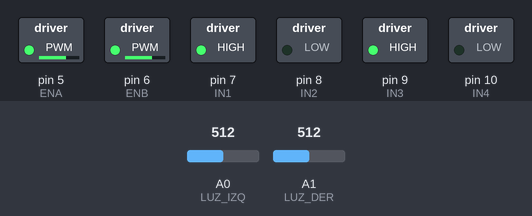
Bench run of a sketch on a simulated Arduino Uno, built with avr-gcc and run on an emulated ATmega328P. On the bench: switched loads named in the sketch (green lamp = pin HIGH). Inputs (shaded band) come from the test bench; at power-on: A0 (LUZ_IZQ) = 512, A1 (LUZ_DER) = 512.

Above: at 1.2 s.
1.3 s: A0 (LUZ_IZQ) set to 537
At 1.9 s:
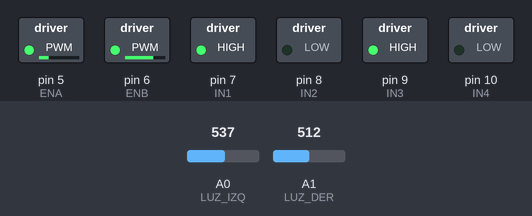
2.8 s: A1 (LUZ_DER) set to 536
At 4.0 s:
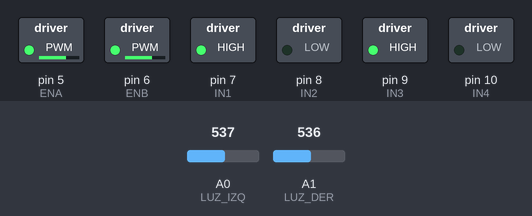
4.3 s: A0 (LUZ_IZQ) set to 511
At 5.3 s:
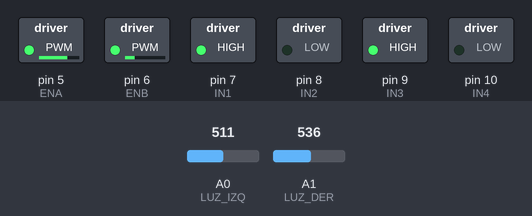
5.8 s: A1 (LUZ_DER) set to 592
7.3 s: A1 (LUZ_DER) set to 612
At 8.5 s:
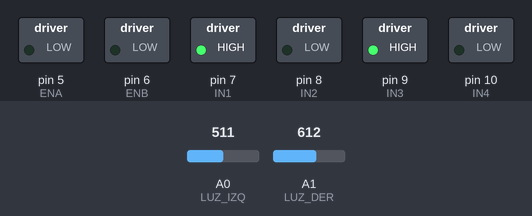
8.8 s: A1 (LUZ_DER) set to 511
At 9.8 s:
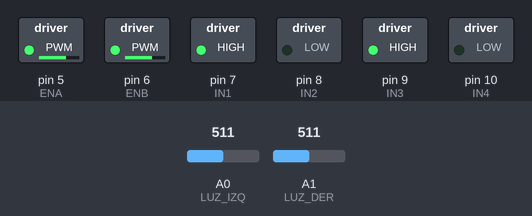
Timing chart, 0 to 11.3 s (numbered marks = the images above; inputs shaded):
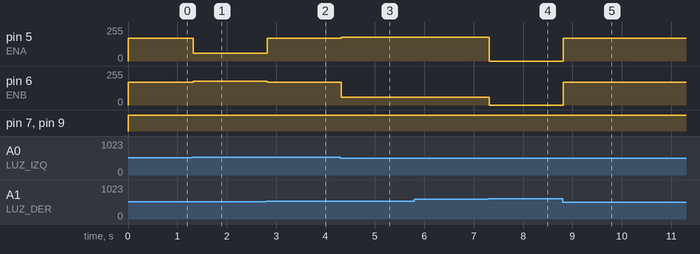

Measured:
- the behaviour switches between 524 and 525 on A0 (LUZ_IZQ) (found by bisection; images 0 and 1)
- the behaviour switches between 524 and 525 on A1 (LUZ_DER) (found by bisection; images 1 and 2)
- the behaviour switches between 600 and 601 on A1 (LUZ_DER) (found by bisection; images 3 and 4)
- after the input at 1.3 s, pin 5 (ENA): 170/255 → 60/255 at once; pin 6 (ENB): 170/255 → 180/255 at once
- after the input at 2.8 s, pin 5 (ENA): 60/255 → 170/255 at once; pin 6 (ENB): 180/255 → 170/255 at once
- after the input at 4.3 s, pin 5 (ENA): 170/255 → 180/255 at once; pin 6 (ENB): 170/255 → 60/255 at once
- after the input at 5.8 s, every drawn part: stays the same
- after the input at 7.3 s, pin 5 (ENA): 180/255 → 0/255 at once; pin 6 (ENB): 60/255 → 0/255 at once
- after the input at 8.8 s, pin 5 (ENA), pin 6 (ENB): 0/255 → 170/255 at once

The sketch:

sigueluz.ino
```cpp
// Seguidor de luz: va hacia la linterna.
// Tiene dos sensores de luz (LDR), uno mirando a cada lado.
// analogRead da un número de 0 a 1023: más luz, número más alto.
// Si el izquierdo recibe más luz, la linterna está a la izquierda: gira hacia allá.

const int LUZ_IZQ = A0;
const int LUZ_DER = A1;

const int ENA = 5, IN1 = 7, IN2 = 8;   // motores del lado izquierdo
const int ENB = 6, IN3 = 9, IN4 = 10;   // motores del lado derecho

// Velocidad de cada lado: de -255 (atrás) a 255 (adelante)
void motores(int izq, int der) {
  izq = constrain(izq, -255, 255);
  der = constrain(der, -255, 255);
  digitalWrite(IN1, izq >= 0 ? HIGH : LOW);
  digitalWrite(IN2, izq >= 0 ? LOW : HIGH);
  analogWrite(ENA, abs(izq));
  digitalWrite(IN3, der >= 0 ? HIGH : LOW);
  digitalWrite(IN4, der >= 0 ? LOW : HIGH);
  analogWrite(ENB, abs(der));
}

const int OSCURO = 95;    // menos que esto: no ve la linterna
const int CERCA = 600;    // más que esto: ya llegó
const int MARGEN = 12;    // diferencia mínima para girar

void setup() {
  pinMode(ENA, OUTPUT); pinMode(IN1, OUTPUT); pinMode(IN2, OUTPUT);
  pinMode(ENB, OUTPUT); pinMode(IN3, OUTPUT); pinMode(IN4, OUTPUT);
  Serial.begin(9600);
}

void loop() {
  int izq = analogRead(LUZ_IZQ);
  int der = analogRead(LUZ_DER);

  if (izq < OSCURO && der < OSCURO) {
    motores(130, -130);          // no la ve: gira buscándola
  } else if (izq > CERCA || der > CERCA) {
    motores(0, 0);               // llegó a la luz
  } else if (izq > der + MARGEN) {
    motores(60, 180);            // la luz está a la izquierda
  } else if (der > izq + MARGEN) {
    motores(180, 60);            // la luz está a la derecha
  } else {
    motores(170, 170);           // la tiene de frente
  }
  delay(20);
}
```
